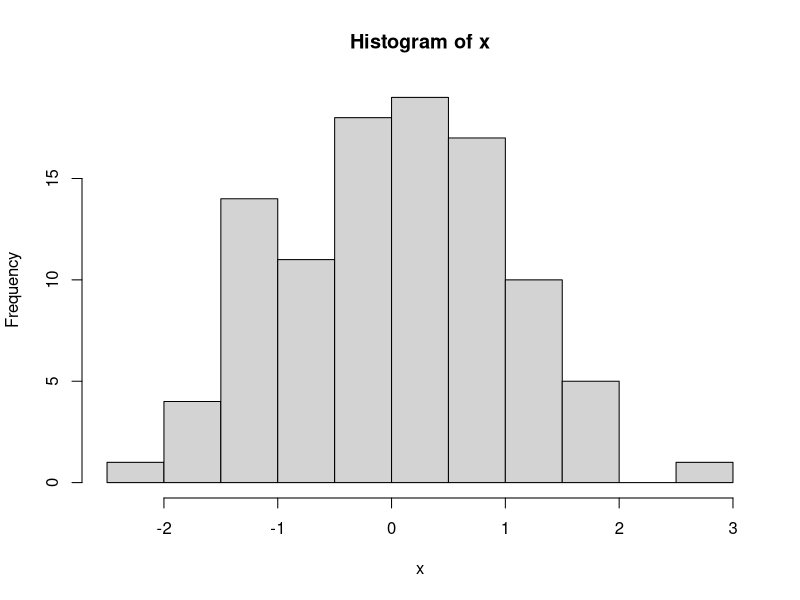
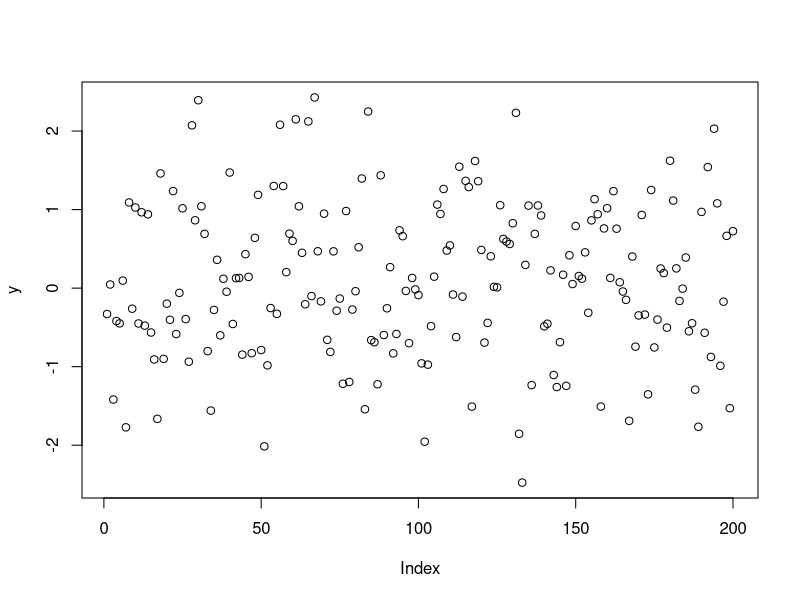

These charts were generated, in order, by the following R code:
## ---- chunk 1
# This is R code
x <- rnorm(100)
hist(x)
y <- rnorm(200)
plot(y)
